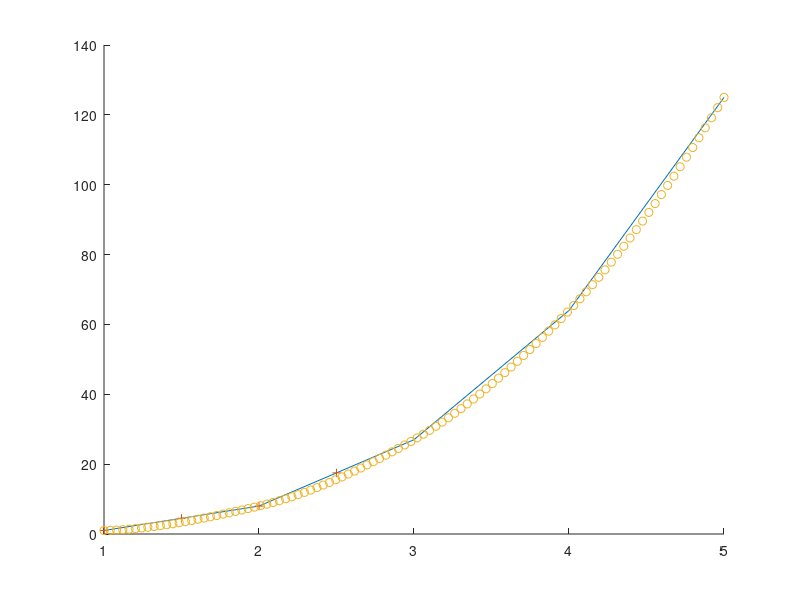

This figure's MATLAB source:
x = 1:5
v = x.^3
xq = [1 1.5 2 2.5]
vq = interp1(x,v,xq);
figure(1);clf;hold on
plot(x,v)
plot(xq,vq,'+')
xq = linspace(1,5,100)
plot(xq,interp1(x,v,xq,'pchip'),'o')